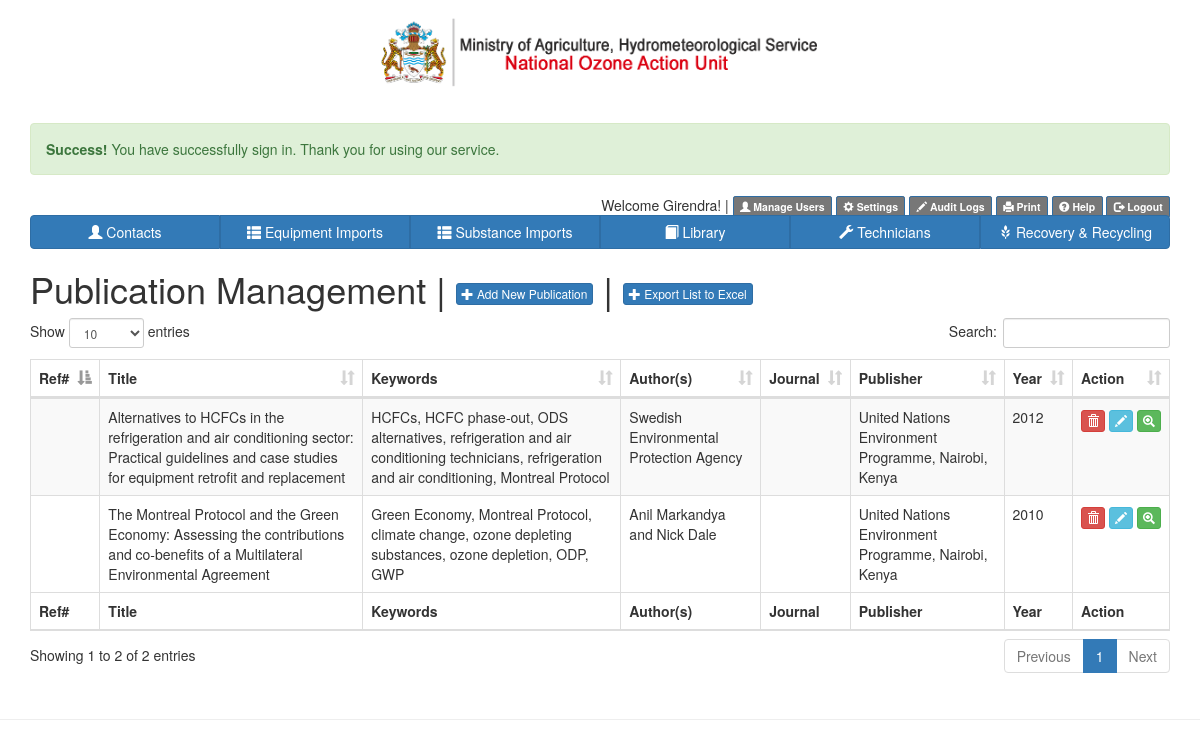
The app's page /?library=yes (signed in) with its own data.
### tables this page shows
CREATE TABLE IF NOT EXISTS `users` (
  `id` int(11) NOT NULL AUTO_INCREMENT,
  `type` varchar(15) NOT NULL COMMENT 'Type will be admin or ordinary users',
  `fname` varchar(25) NOT NULL,
  `lname` varchar(25) NOT NULL,
  `organisation` varchar(40) NOT NULL,
  `email` varchar(30) NOT NULL,
  `street` varchar(150) NOT NULL,
  `city` varchar(30) NOT NULL,
  `country` varchar(30) NOT NULL,
  `phone` varchar(25) NOT NULL,
  `hashed_password` varchar(200) NOT NULL,
  `date` datetime NOT NULL DEFAULT CURRENT_TIMESTAMP,
  PRIMARY KEY (`id`)
);

CREATE TABLE IF NOT EXISTS `publications` (
  `id` int(11) NOT NULL AUTO_INCREMENT,
  `author` varchar(100) NOT NULL,
  `reviewers` varchar(200) DEFAULT NULL,
  `journal_title` varchar(200) NOT NULL,
  `title` varchar(200) NOT NULL,
  `abstract` text NOT NULL,
  `publisher` varchar(200) NOT NULL,
  `publication_year` varchar(8) NOT NULL,
  `quantity` int(11) NOT NULL,
  `keywords` varchar(200) NOT NULL,
  `notes` text NOT NULL,
  `dateadded` datetime NOT NULL DEFAULT CURRENT_TIMESTAMP,
  `dateedited` datetime NOT NULL DEFAULT CURRENT_TIMESTAMP,
  PRIMARY KEY (`id`)
);

### _inc/functions.php (called while the page is built, shortened)
<?php
	require_once("db_connect.php");
	function getAllPublications() {
		global $mainDB;
		$stmt = $mainDB->prepare("SELECT * FROM publications ORDER BY title");
		$stmt->execute();
		$results = $stmt->fetchAll();
		return $results;
	}
	function getUserFirstName($id) {
		global $mainDB;
		$stmt = $mainDB->prepare("SELECT fname FROM users WHERE id = :id LIMIT 1");
		$stmt->execute(array(':id' => $id));
		$userFirstName = $stmt->fetch();
		return $userFirstName['fname'];
	}
?>

### _inc/module/library.php (the view, shortened to what this page needs)
 <?php
    if (($_SESSION['logged_in_user_type'] == 'admin') || ($_SESSION['logged_in_user_type'] == 'officer')) {
	   ?>
<h1>Publication Management <span class="GxNoPrint">| <a href="?library=yes&add=yes" class="btn btn-primary btn-xs"><span class="glyphicon glyphicon-plus"></span> Add New Publication</a></span> | <a href="?library=yes&export=yes" class="btn btn-primary btn-xs"><span class="glyphicon glyphicon-plus"></span> Export List to Excel</a></span></h1>
<?php
if (isset($_GET['export'])) {
  include('_inc/exports/library_exports.php'); }
else if (isset($_GET['add'])) {
	include('addnewpublication_helper.php');
} else if (isset($_GET['view'])) {
	$publication = getPublication($_GET['view']);
	include('viewpublication_helper.php');
} else if (isset($_GET['edit'])) {
	$row = getPublication($_GET['edit']);
	echo "Editing Publication: <b>". $row['title'] . '</b>';
	include('editpublication_helper.php');
} else {
if (isset($_GET['show']))
	$results = getSinglePublication($_GET['show']);
else
	$results = getAllPublications();
?>
<table id="gxtable" class="table table-striped table-bordered">
  <thead>
  <tr>
  	<th scope="col">Ref#</th>
    <th scope="col">Title</th>
    <th scope="col">Keywords</th>
    <th scope="col">Author(s)</th>
    <th scope="col">Journal</th>
    <th scope="col">Publisher</th>
    <th scope="col">Year</th>
    <th scope="col" class="GxNoPrint">Action</th>
  </tr>
  </thead>
   <tfoot>
  <tr>
    <th scope="col">Ref#</th>
    <th scope="col">Title</th>
    <th scope="col">Keywords</th>
    <th scope="col">Author(s)</th>
    <th scope="col">Journal</th>
    <th scope="col">Publisher</th>
    <th scope="col">Year</th>
    <th scope="col" width="80px" class="GxNoPrint">Action</th>
  </tr>
  </tfoot>
  <tbody>
<?php
foreach($results as $row){
	?>
		<tr>
     <td><?php echo $row['ref'];?></td>
    <td><?php echo $row['title'];?></td>
    <td><?php echo $row['keywords']; ?></td>
    <td><?php echo $row['author']; ?></td>
    <td><?php echo $row['journal_title']; ?></td>
    <td><?php echo $row['publisher']; ?></td>
    <td><?php echo $row['publication_year']; ?></td>
    <td class="GxNoPrint">
	<?php if (($_SESSION['logged_in_user_type'] == "admin") || ($_SESSION['logged_in_user_type'] == 'officer')) { ?><a class="btn btn-xs btn-danger glyphicon glyphicon-trash" title="DELETE PUBLICATION" href="#" onClick="linkRef('?library=yes&del=<?php echo $row['id']; ?>')"></a>
     <a class="btn btn-xs btn-info glyphicon glyphicon-pencil" title="Edit/View publication" href="?library=yes&edit=<?php echo $row['id']; ?>"></a> <?php } ?>
     <a class="btn btn-xs btn-success glyphicon glyphicon-zoom-in" title="View Publication" href="?library=yes&view=<?php echo $row['id']; ?>"></a>
     </td>
  </tr>
<?php
}
?>
</tbody>
</table>
<?php
}
   }
?>

### _inc/mainApplicationArea.php (shortened to what this page needs)
<div class="GxNoPrint">
<div class="pull-right">
   Welcome <?php echo getUserFirstName($_SESSION['logged_in_user_id']); ?>! |
   <?php
   if ($_SESSION['logged_in_user_type'] == 'admin') {
	   ?>
       <a href="?manageusers=yes" class="btn btn-primary label label-default"><span class="glyphicon glyphicon-user"></span> Manage Users</a>
       <a href="?settings=show" class="btn btn-primary label label-default"><span class="glyphicon glyphicon-cog"></span> Settings</a>
       <a href="?logs=show" class="btn btn-primary label label-default"><span class="glyphicon glyphicon-pencil"></span> Audit Logs</a>
       <?php
   }
   ?>
   <a href="#" onclick="GxPrint()" class="btn btn-primary label label-default"><span class="glyphicon glyphicon-print"></span> Print</a>
   <a href="?help=show" class="btn btn-primary label label-default"><span class="glyphicon glyphicon-question-sign"></span> Help</a>
  <a href="?logout=1" class="btn btn-primary label label-default"><span class="glyphicon glyphicon-log-out"></span> Logout</a>
  </div>
 <div class="btn-group btn-group-justified">
 <?php if (($_SESSION['logged_in_user_type'] == 'admin') || ($_SESSION['logged_in_user_type'] == 'officer')) { ?>
  <a href="?contacts=yes" class="btn btn-primary"><span class="glyphicon glyphicon-user"></span> Contacts</a>
  <?php } ?>
   <?php if (($_SESSION['logged_in_user_type'] == 'admin') || ($_SESSION['logged_in_user_type'] == 'officer') || ($_SESSION['logged_in_user_type'] == 'GRA')) { ?>
 <a href="?equipment=yes" class="btn btn-primary"><span class="glyphicon glyphicon-th-list"></span> Equipment Imports</a>
   <?php } ?>
 <a href="?substance=yes" class="btn btn-primary"><span class="glyphicon glyphicon-th-list"></span> Substance Imports</a>
  <?php if (($_SESSION['logged_in_user_type'] == 'admin') || ($_SESSION['logged_in_user_type'] == 'officer')) { ?>
 <a href="?library=yes" class="btn btn-primary"><span class="glyphicon glyphicon-book"></span> Library</a>
 <a href="?technicians=yes" class="btn btn-primary"><span class="glyphicon glyphicon-wrench"></span> Technicians</a>
 <a href="?recovery=yes" class="btn btn-primary"><span class="glyphicon glyphicon-grain"></span> Recovery & Recycling</a>
  <?php } ?>
</div>
</div>
<?php
	if (isset($_GET['contacts'])){
		include("_inc/general_contacts.php");
	} else
	if (isset($_GET['equipment'])){
		include("_inc/equipmentimports_main.php");
	} else
	if (isset($_GET['substance'])){
		include("_inc/substanceimports_main.php");
	} else
	if (isset($_GET['manageusers'])){
		include("_inc/manage_users.php");
	} else
	if (isset($_GET['logs'])){
		include("_inc/logs.php");
	} else
	if (isset($_GET['settings'])){
		include("_inc/application_settings.php");
	} else
	if (isset($_GET['library'])){
		include("_inc/module/library.php");
	}
?>

### records on screen
users: fname "Girendra"
publications: title "Alternatives to HCFCs in the refrigeration and air conditioning sector: Practical guidelines and case studies for equipment retrofit and replacement", keywords "HCFCs, HCFC phase-out, ODS alternatives, refrigeration and air conditioning technicians, refrigeration and air conditioning, Montreal Protocol", author "Swedish Environmental Protection Agency", publisher "United Nations Environment Programme, Nairobi, Kenya", publication_year "2012"
publications: title "The Montreal Protocol and the Green Economy: Assessing the contributions and co-benefits of a Multilateral Environmental Agreement", keywords "Green Economy, Montreal Protocol, climate change, ozone depleting substances, ozone depletion, ODP, GWP", author "Anil Markandya and Nick Dale", publisher "United Nations Environment Programme, Nairobi, Kenya", publication_year "2010"

### other values on screen
$_SESSION['success'] "You have successfully sign in. Thank you for using our service."
